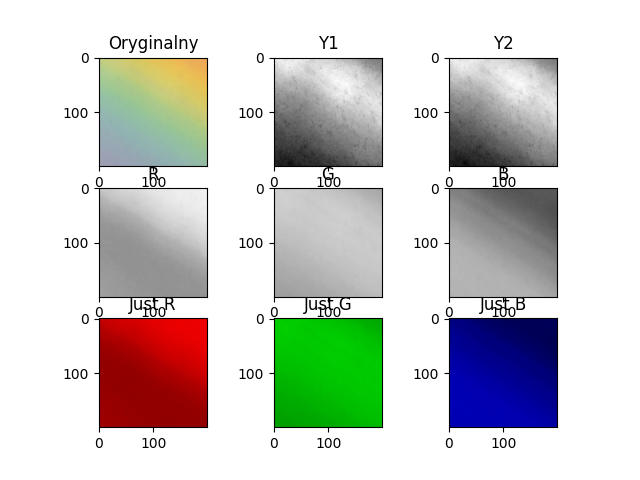
#> input picture L2/Image3.png, 640 x 480 px, given in place of A1.png, which was not available
$ python l2.py
#> lines starting #> are read from the running program, lines starting #| are printed output that depends on the picture; pictures that were not available may be replaced by others from this repository, and a replacement may not be noted
import numpy as np
import matplotlib.pyplot as plt
import pandas as pd
import cv2
from docx import Document
from docx.shared import Inches
from io import BytesIO

img1 = plt.imread("IMG_INTRO/A1.png")
#> img1 is the input picture: shape (480, 640, 4) float32; mean R, G, B, A 0.809, 0.814, 0.8, 1

print(img1.dtype)
#| float32
print(img1.shape)
#| (480, 640, 4)
print(np.min(img1),np.max(img1))
#| 0.0 1.0

img2 = plt.imread("IMG_INTRO/A2.jpg")
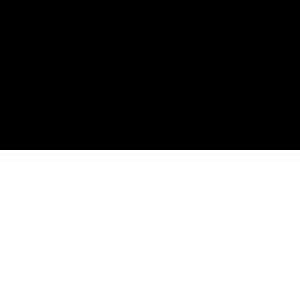
#> input picture L2/IMG_INTRO/A2.jpg, 100 x 100 px (shown 3 times larger)
#> img2 is the input picture: shape (100, 100, 3); min 0, max 255, mean 127.5

print(img2.dtype)
#| uint8
print(img2.shape)
#| (100, 100, 3)
print(np.min(img2),np.max(img2))
#| 0 255

img3 = cv2.imread("IMG_INTRO/A3.png")
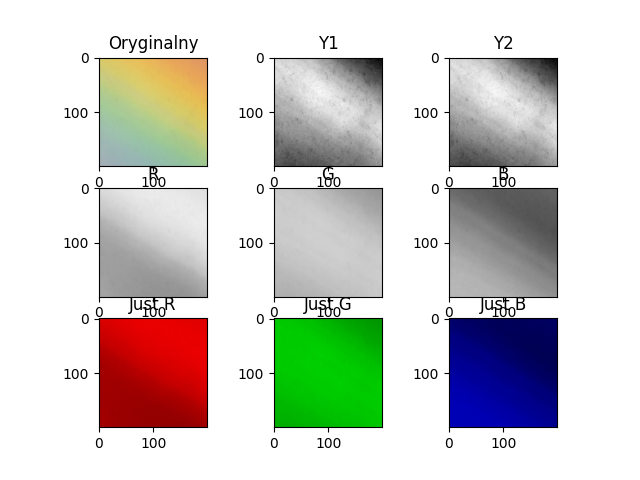
#> input picture L2/Image4.png, 640 x 480 px, given in place of A3.png, which was not available
#> img3 is the input picture: shape (480, 640, 3); mean B, G, R 204.2, 209.1, 208.9

print(img3.dtype)
#| uint8
print(img3.shape)
#| (480, 640, 3)
print(np.min(img3),np.max(img3))
#| 0 255

img3 = cv2.imread("IMG_INTRO/A4.jpg")
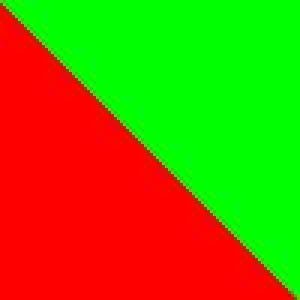
#> input picture L2/IMG_INTRO/A4.jpg, 100 x 100 px (shown 3 times larger)
#> img3 is the input picture: shape (100, 100, 3); mean B, G, R 1.4, 128.9, 125.5

print(img3.dtype)
#| uint8
print(img3.shape)
#| (100, 100, 3)
print(np.min(img3),np.max(img3))
#| 0 255

def imgToUInt8(img):
    if np.issubdtype(img.dtype,np.unsignedinteger):
        return img
    else:
        scaledImg = img * 255
        scaledImg = pd.DataFrame.astype(scaledImg, type='uint8')
        return scaledImg


def imgToFloat(img):
    if np.issubdtype(img.dtype,np.floating):
        return img
    else:
        scaledImg = img / 255
        return scaledImg

plt.imshow(img3)
plt.show()

R = img3[:,:,2]
G = img3[:,:,1]
B = img3[:,:,0]

plt.imshow(R, cmap=plt.cm.gray, vmin=0, vmax=255)
plt.show()

Y2 = 0.2126 * R + 0.7152 * G + 0.0722 * B

plt.imshow(Y2, cmap=plt.cm.gray )
plt.show()

# na przyszlosc zmiana formatu kolorow
# img_RGB = cv2.cvtColor(img_BGR, cv2.COLOR_BGR2RGB)
# img_BGR = cv2.cvtColor(img_RGB, cv2.COLOR_RGB2BGR)

#zadanie 2

#img 1

imgB1 = plt.imread("IMG_INTRO/B01.png")
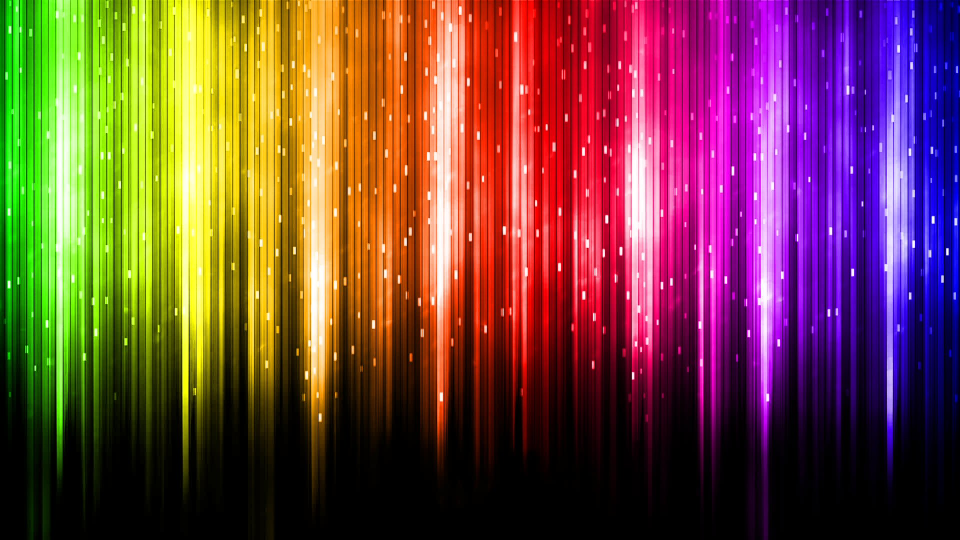
#> input picture L2/IMG_INTRO/B01.png, 1920 x 1080 px (shown at 1/2 size)
#> imgB1 is the input picture: shape (1080, 1920, 3) float32; mean R, G, B 0.459, 0.273, 0.243
print(np.min(imgB1),np.max(imgB1))
#| 0.0 1.0

R = imgB1[:,:,0]
#> R: shape (1080, 1920) float32
G = imgB1[:,:,1]
#> G: shape (1080, 1920) float32
B = imgB1[:,:,2]
#> B: shape (1080, 1920) float32
Y1 = 0.229 * R + 0.587 * G + 0.114 * B
Y2 = 0.2126 * R + 0.7152 * G + 0.0722 * B
#> Y2: shape (1080, 1920) float32

plt.subplot(3,3,1)
plt.imshow(imgB1)
plt.title("Oryginalny")

plt.subplot(3,3,2)
plt.imshow(Y1, cmap=plt.cm.gray)
plt.title("Y1")

plt.subplot(3,3,3)
plt.imshow(Y2, cmap=plt.cm.gray)
plt.title("Y2")

plt.subplot(3,3,4)
plt.imshow(R, cmap=plt.cm.gray, vmin=0, vmax=1)
plt.title("R")

plt.subplot(3,3,5)
plt.imshow(G, cmap=plt.cm.gray, vmin=0, vmax=1)
plt.title("G")

plt.subplot(3,3,6)
plt.imshow(B, cmap=plt.cm.gray, vmin=0, vmax=1)
plt.title("B")

imgB1copy = imgB1.copy()
imgB1copy[:,:,1] = 0
imgB1copy[:,:,2] = 0

plt.subplot(3,3,7)
plt.imshow(imgB1copy)
plt.title("Just R")

imgB1copy2 = imgB1.copy()
imgB1copy2[:,:,0] = 0
imgB1copy2[:,:,2] = 0

plt.subplot(3,3,8)
plt.imshow(imgB1copy2)
plt.title("Just B")

imgB1copy2 = imgB1.copy()
imgB1copy2[:,:,0] = 0
imgB1copy2[:,:,1] = 0

plt.subplot(3,3,9)
plt.imshow(imgB1copy2)
plt.title("Just G")

plt.show()
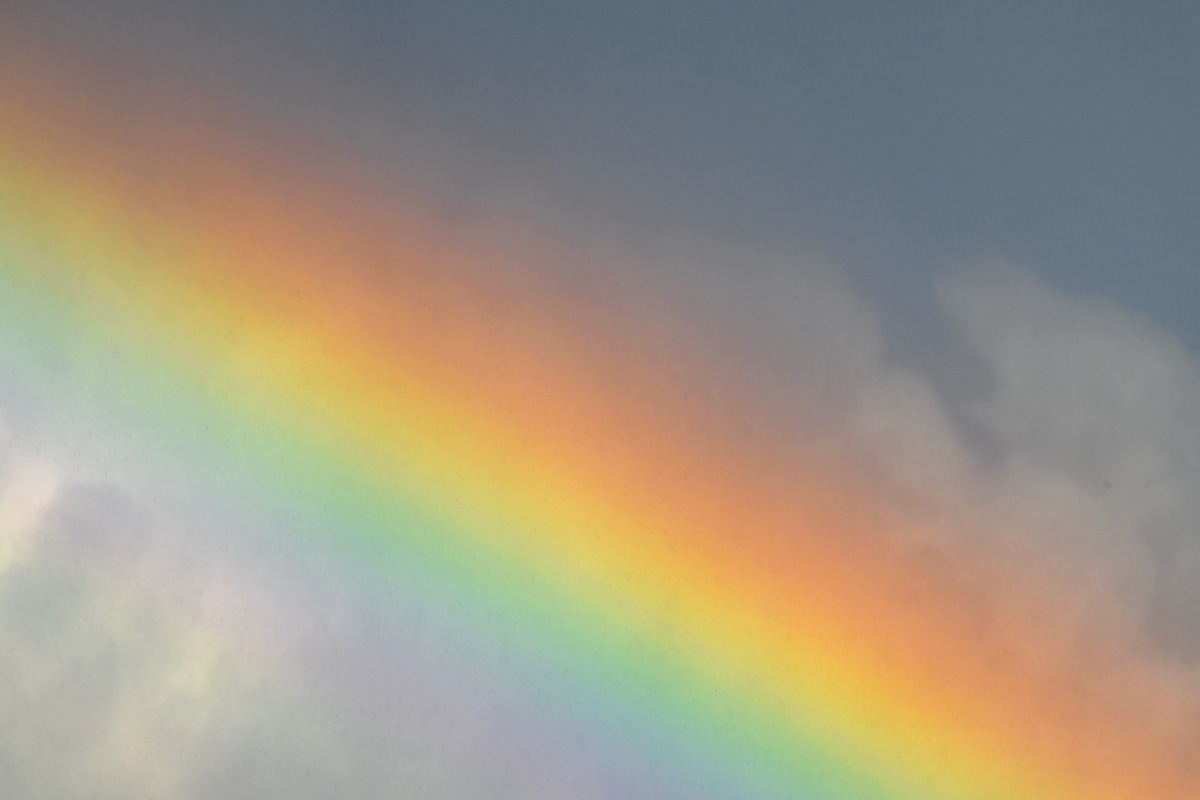
#> input picture L2/IMG_INTRO/B02.jpg, 1200 x 800 px
#> further down, imgB2 is the input picture: shape (800, 1200, 3); mean R, G, B 159.6, 150.3, 131.9

# image 2

def fragmentPlots(partImg, index, filename = 0):

#> called with index = '1', filename = 0
    R = partImg[:,:,0]
#> R: shape (400, 600)
    G = partImg[:,:,1]
#> G: shape (400, 600)
    B = partImg[:,:,2]
#> B: shape (400, 600)

    Y1 = 0.229 * R + 0.587 * G + 0.114 * B
#> Y1: shape (400, 600) float64
    Y2 = 0.2126 * R + 0.7152 * G + 0.0722 * B
#> Y2: shape (400, 600) float64

    plt.subplot(3,3,1)

    plt.imshow(partImg)
    plt.title("Oryginalny")

    plt.subplot(3,3,2)
    plt.imshow(Y1, cmap=plt.cm.gray)
    plt.title("Y1")

    plt.subplot(3,3,3)
    plt.imshow(Y2, cmap=plt.cm.gray)
    plt.title("Y2")

    plt.subplot(3,3,4)
    plt.imshow(R, cmap=plt.cm.gray, vmin=0, vmax=255)
    plt.title("R")

    plt.subplot(3,3,5)
    plt.imshow(G, cmap=plt.cm.gray, vmin=0, vmax=255)
    plt.title("G")

    plt.subplot(3,3,6)
    plt.imshow(B, cmap=plt.cm.gray, vmin=0, vmax=255)
    plt.title("B")

    imgCopy = partImg.copy()
    imgCopy[:,:,1] = 0
    imgCopy[:,:,2] = 0

    plt.subplot(3,3,7)
    plt.imshow(imgCopy)
    plt.title("Just R")

    imgCopy2 = partImg.copy()
    imgCopy2[:,:,0] = 0
    imgCopy2[:,:,2] = 0
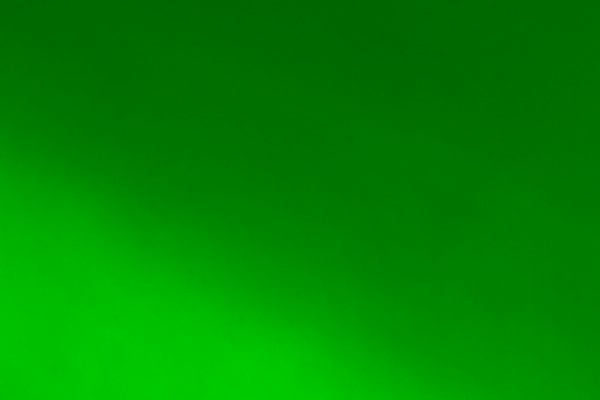
#> imgCopy2: shape (400, 600, 3); mean R, G, B 0, 135.4, 0

    plt.subplot(3,3,8)
    plt.imshow(imgCopy2)
    plt.title("Just G")

    imgCopy3 = partImg.copy()
    imgCopy3[:,:,0] = 0
    imgCopy3[:,:,1] = 0
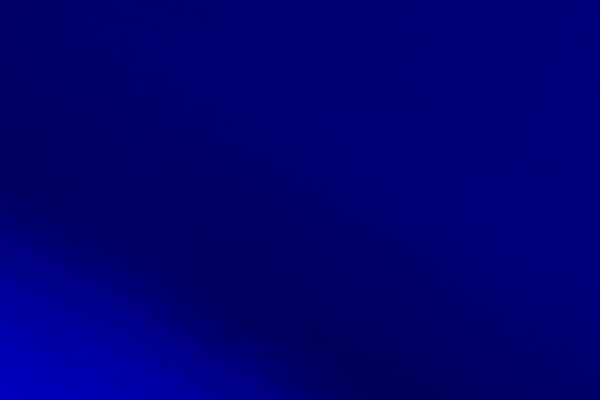
#> imgCopy3: shape (400, 600, 3); mean R, G, B 0, 0, 114.2

    plt.subplot(3,3,9)
    plt.imshow(imgCopy3)
    plt.title("Just B")

    plt.savefig("Image{}".format(index))
    plt.close()
    return "Image{}".format(index)


imgB2 = plt.imread("IMG_INTRO/B02.jpg")
imgB2 = imgToUInt8(imgB2)
fragment = imgB2[0:400,0:600].copy()
fragmentPlots(fragment,"1")


df = pd.DataFrame(data={'Filename':['IMG_INTRO/B02.jpg'],'Grayscale':[False],
                        'Fragments': [
                            [[0, 0, 200, 200], [200, 200, 400, 400], [400, 400, 600, 600], [600, 600, 800, 800],
                             [500, 500, 700, 700]]]
                        })


#> (the run stopped early here; a loop or call above may not have finished)
